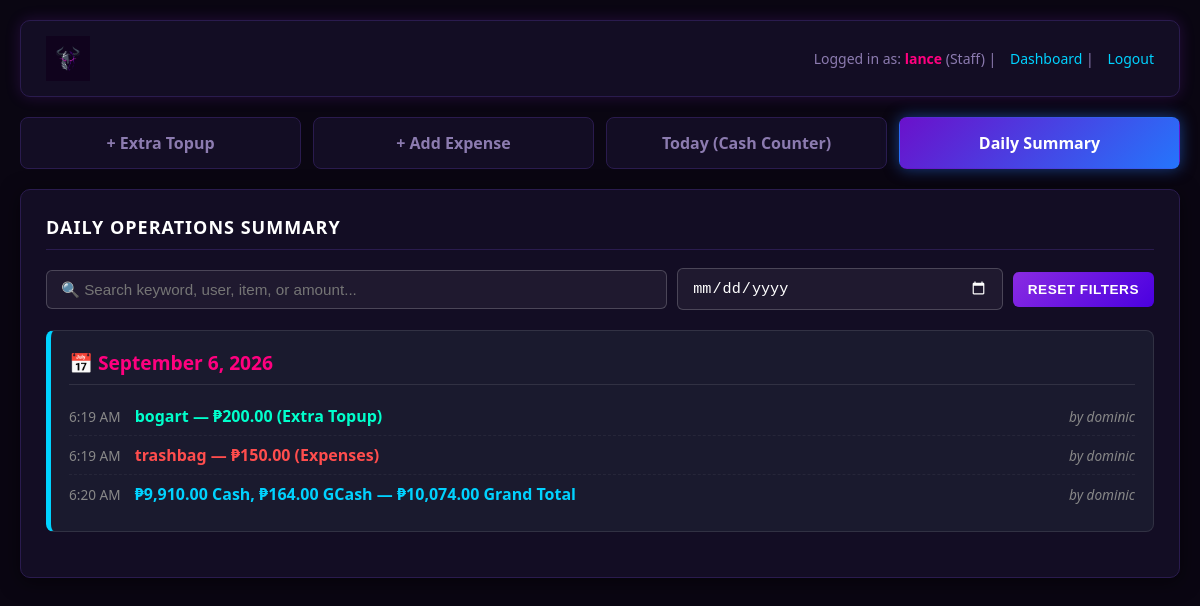
Screenshot of /summary.php (signed in) with the database file from the repository.
### tables this page shows
CREATE TABLE `balance_logs` (
  `id` int(11) NOT NULL,
  `date_time` datetime DEFAULT current_timestamp(),
  `account_name` varchar(100) NOT NULL,
  `topup_added` decimal(10,2) NOT NULL,
  `payment_method` varchar(50) NOT NULL,
  `notes` varchar(255) DEFAULT NULL,
  `logged_by` varchar(50) NOT NULL
);

CREATE TABLE `expense_logs` (
  `id` int(11) NOT NULL,
  `date_time` datetime DEFAULT current_timestamp(),
  `item_name` varchar(100) NOT NULL,
  `amount` decimal(10,2) NOT NULL,
  `notes` varchar(255) DEFAULT NULL,
  `logged_by` varchar(50) NOT NULL
);

CREATE TABLE `cash_counter_logs` (
  `id` int(11) NOT NULL,
  `date_time` datetime DEFAULT current_timestamp(),
  `c1000` int(11) DEFAULT 0,
  `c500` int(11) DEFAULT 0,
  `c200` int(11) DEFAULT 0,
  `c100` int(11) DEFAULT 0,
  `c50` int(11) DEFAULT 0,
  `c20` int(11) DEFAULT 0,
  `c10` int(11) DEFAULT 0,
  `c5` int(11) DEFAULT 0,
  `c1` int(11) DEFAULT 0,
  `grand_total` decimal(10,2) NOT NULL,
  `logged_by` varchar(50) NOT NULL,
  `gcash` decimal(10,2) DEFAULT 0.00
);

### summary.php (the view, shortened to what this page needs)
<?php
require 'db.php';
$logged_user = $_SESSION['username'];
$user_role   = $_SESSION['role'] ?? 'staff';
$balances = $pdo->query("SELECT *, 'topup' AS record_type FROM balance_logs ORDER BY date_time DESC")->fetchAll(PDO::FETCH_ASSOC);
$expenses = $pdo->query("SELECT *, 'expense' AS record_type FROM expense_logs ORDER BY date_time DESC")->fetchAll(PDO::FETCH_ASSOC);
$counters = $pdo->query("SELECT *, 'counter' AS record_type FROM cash_counter_logs ORDER BY date_time DESC")->fetchAll(PDO::FETCH_ASSOC);
$all_logs = array_merge($balances, $expenses, $counters);
$daily_summary = [];
foreach ($all_logs as $log) {
    $date_key = date('Y-m-d', strtotime($log['date_time']));
    $date_formatted = date('F j, Y', strtotime($log['date_time']));
    if (!isset($daily_summary[$date_key])) {
        $daily_summary[$date_key] = [
            'formatted_date' => $date_formatted,
            'items' => []
        ];
    }
    $time_str = date('g:i A', strtotime($log['date_time']));
    if ($log['record_type'] === 'expense') {
        $daily_summary[$date_key]['items'][] = [
            'time' => $time_str,
            'type' => 'expense',
            'text' => htmlspecialchars($log['item_name']) . " — ₱" . number_format($log['amount'], 2) . " (Expenses)",
            'logged_by' => $log['logged_by']
        ];
    } elseif ($log['record_type'] === 'topup') {
        $daily_summary[$date_key]['items'][] = [
            'time' => $time_str,
            'type' => 'topup',
            'text' => htmlspecialchars($log['account_name']) . " — ₱" . number_format($log['topup_added'], 2) . " (Extra Topup)",
            'logged_by' => $log['logged_by']
        ];
    } elseif ($log['record_type'] === 'counter') {
        $c1000 = intval($log['c1000'] ?? 0);
        $c500  = intval($log['c500'] ?? 0);
        $c200  = intval($log['c200'] ?? 0);
        $c100  = intval($log['c100'] ?? 0);
        $c50   = intval($log['c50'] ?? 0);
        $c20   = intval($log['c20'] ?? 0);
        $c10   = intval($log['c10'] ?? 0);
        $c5    = intval($log['c5'] ?? 0);
        $c1    = intval($log['c1'] ?? 0);
        $cash_total  = ($c1000 * 1000) + ($c500 * 500) + ($c200 * 200) + ($c100 * 100) + ($c50 * 50) + ($c20 * 20) + ($c10 * 10) + ($c5 * 5) + ($c1 * 1);
        $gcash_total = floatval($log['gcash'] ?? 0);
        $grand_total = floatval($log['grand_total'] ?? ($cash_total + $gcash_total));
        $counter_text = "₱" . number_format($cash_total, 2) . " Cash, ₱" . number_format($gcash_total, 2) . " GCash — ₱" . number_format($grand_total, 2) . " Grand Total";
        $daily_summary[$date_key]['items'][] = [
            'time' => $time_str,
            'type' => 'counter',
            'text' => $counter_text,
            'logged_by' => $log['logged_by']
        ];
    }
}
krsort($daily_summary);
?>
<!DOCTYPE html>
<html>
<head>
    <link rel="stylesheet" type="text/css" href="style.css">
</head>
<body>
    <div class="header">
        <div class="brand-section">
            <img src="heroics-title.png" alt="Heroics Gaming Lounge" class="brand-title" style="height: 45px; width: auto;">
        </div>
        <div class="header-user">
            Logged in as: <b><?= htmlspecialchars($logged_user); ?></b> (<?= ucfirst($user_role) ?>) |
            <a href="index.php">Dashboard</a> |
            <a href="logout.php">Logout</a>
        </div>
    </div>
    <div class="nav-buttons">
        <a href="index.php?tab=balance" class="nav-btn">+ Extra Topup</a>
        <a href="index.php?tab=expense" class="nav-btn">+ Add Expense</a>
        <a href="index.php?tab=today" class="nav-btn">Today (Cash Counter)</a>
        <a href="summary.php" class="nav-btn active">Daily Summary</a>
    </div>
    <div class="box">
        <h3>Daily Operations Summary</h3>
        <div class="search-box">
            <input type="text" id="searchInput" class="search-input" placeholder="🔍 Search keyword, user, item, or amount..." onkeyup="filterSummary()">
            <input type="date" id="datePicker" class="date-picker" onchange="filterSummary()" title="Filter by specific date">
            <button class="btn" onclick="clearFilters()" style="padding: 10px 15px; font-size: 0.85rem;">Reset Filters</button>
        </div>
        <?php if (empty($daily_summary)): ?>
            <p>No activity logged yet.</p>
        <?php else: ?>
            <div id="summaryContainer">
                <?php foreach ($daily_summary as $date_key => $date_group): ?>
                    <div class="day-card" data-date="<?= $date_key ?>" data-formatted-date="<?= strtolower($date_group['formatted_date']) ?>">
                        <h4 class="day-title">📅 <?= $date_group['formatted_date'] ?></h4>
                        <ul class="summary-list">
                            <?php foreach ($date_group['items'] as $item): ?>
                                <li class="summary-item">
                                    <div>
                                        <span style="color: #888; font-size: 0.85rem; margin-right: 10px;"><?= $item['time'] ?></span>
                                        <span class="tag-<?= $item['type'] ?>">
                                            <?= $item['text'] ?>
                                        </span>
                                    </div>
                                    <span class="user-tag">by <?= htmlspecialchars($item['logged_by']) ?></span>
                                </li>
                            <?php endforeach; ?>
                        </ul>
                    </div>
                <?php endforeach; ?>
            </div>
        <?php endif; ?>
    </div>
</body>
</html>

### style.css (style rules this page uses)
:root { --bg-dark: #0a0612; --card-bg: #130d24; --border-color: #2a1b4e; --primary-purple: #8a2be2; --neon-pink: #ff007f; --neon-blue: #00d2ff; --text-light: #e0d6ff; --text-muted: #8c7bb0; }
body { font-family: 'Segoe UI', Tahoma, Geneva, Verdana, sans-serif; margin: 0; padding: 20px; background-color: var(--bg-dark); color: var(--text-light); }
.header { display: flex; justify-content: space-between; align-items: center; background: var(--card-bg); padding: 15px 25px; border-radius: 10px; border: 1px solid var(--border-color); box-shadow: 0 0 15px rgba(138, 43, 226, 0.2); margin-bottom: 20px; }
.brand-section { display: flex; align-items: center; gap: 15px; }
.brand-title { height: 35px; width: auto; }
.header-user { font-size: 14px; color: var(--text-muted); }
.header-user b { color: var(--neon-pink); }
.header-user a { color: var(--neon-blue); text-decoration: none; margin-left: 10px; }
.nav-buttons { display: flex; gap: 12px; margin-bottom: 20px; }
.nav-btn { flex: 1; text-align: center; padding: 14px; background: var(--card-bg); color: var(--text-muted); text-decoration: none; font-weight: bold; border-radius: 8px; border: 1px solid var(--border-color); transition: all 0.3s ease; }
.nav-btn.active { background: linear-gradient(135deg, #6a11cb 0%, #2575fc 100%); color: #fff; border-color: transparent; box-shadow: 0 0 15px rgba(37, 117, 252, 0.5); }
.box { background: var(--card-bg); padding: 25px; border-radius: 10px; border: 1px solid var(--border-color); box-shadow: 0 4px 20px rgba(0, 0, 0, 0.5); margin-bottom: 20px; }
.box h3 { margin-top: 0; color: #fff; text-transform: uppercase; letter-spacing: 1px; font-size: 18px; border-bottom: 1px solid var(--border-color); padding-bottom: 10px; }
input, select { padding: 12px; background: #090514; border: 1px solid var(--border-color); border-radius: 6px; font-size: 14px; color: #fff; width: 100%; box-sizing: border-box; outline: none; transition: border 0.3s ease; }
button.btn { background: linear-gradient(135deg, #8a2be2, #4a00e0); color: white; border: none; padding: 12px 24px; border-radius: 6px; cursor: pointer; font-weight: bold; text-transform: uppercase; letter-spacing: 0.5px; transition: transform 0.2s, box-shadow 0.2s; }

### summary.php (style rules this page uses)
.search-box { display: flex; gap: 10px; margin-bottom: 20px; flex-wrap: wrap; align-items: center; }
.search-input, .date-picker { padding: 10px 14px; background: rgba(255, 255, 255, 0.05); border: 1px solid rgba(255, 255, 255, 0.2); border-radius: 6px; color: #fff; font-size: 0.95rem; }
.search-input { flex: 2; min-width: 200px; }
.date-picker { flex: 1; min-width: 150px; color-scheme: dark; }
.day-card { background: var(--bg-card, #1a1a2e); border: 1px solid rgba(255, 255, 255, 0.1); border-left: 5px solid var(--neon-blue, #00d2ff); border-radius: 8px; padding: 18px; margin-bottom: 20px; }
.day-title { color: var(--neon-pink, #ff007f); font-size: 1.2rem; margin-top: 0; margin-bottom: 12px; border-bottom: 1px solid rgba(255, 255, 255, 0.1); padding-bottom: 8px; }
.summary-list { list-style: none; padding: 0; margin: 0; }
.summary-item { padding: 8px 0; border-bottom: 1px dashed rgba(255, 255, 255, 0.05); display: flex; justify-content: space-between; align-items: center; }
.summary-item:last-child { border-bottom: none; }
.tag-expense { color: #ff4d4d; font-weight: bold; }
.tag-topup { color: #00ffcc; font-weight: bold; }
.tag-counter { color: #00d2ff; font-weight: bold; }
.user-tag { font-size: 0.85rem; color: #888; font-style: italic; }

### rows the page displays
balance_logs: time "6:19 AM", text "bogart — ₱200.00 (Extra Topup)", logged_by "dominic"
expense_logs: time "6:19 AM", text "trashbag — ₱150.00 (Expenses)", logged_by "dominic"
cash_counter_logs: time "6:20 AM", text "₱9,910.00 Cash, ₱164.00 GCash — ₱10,074.00 Grand Total", logged_by "dominic"

### other values shown
$logged_user "lance"
$user_role "Staff"
$date_group['formatted_date'] "September 6, 2026"
